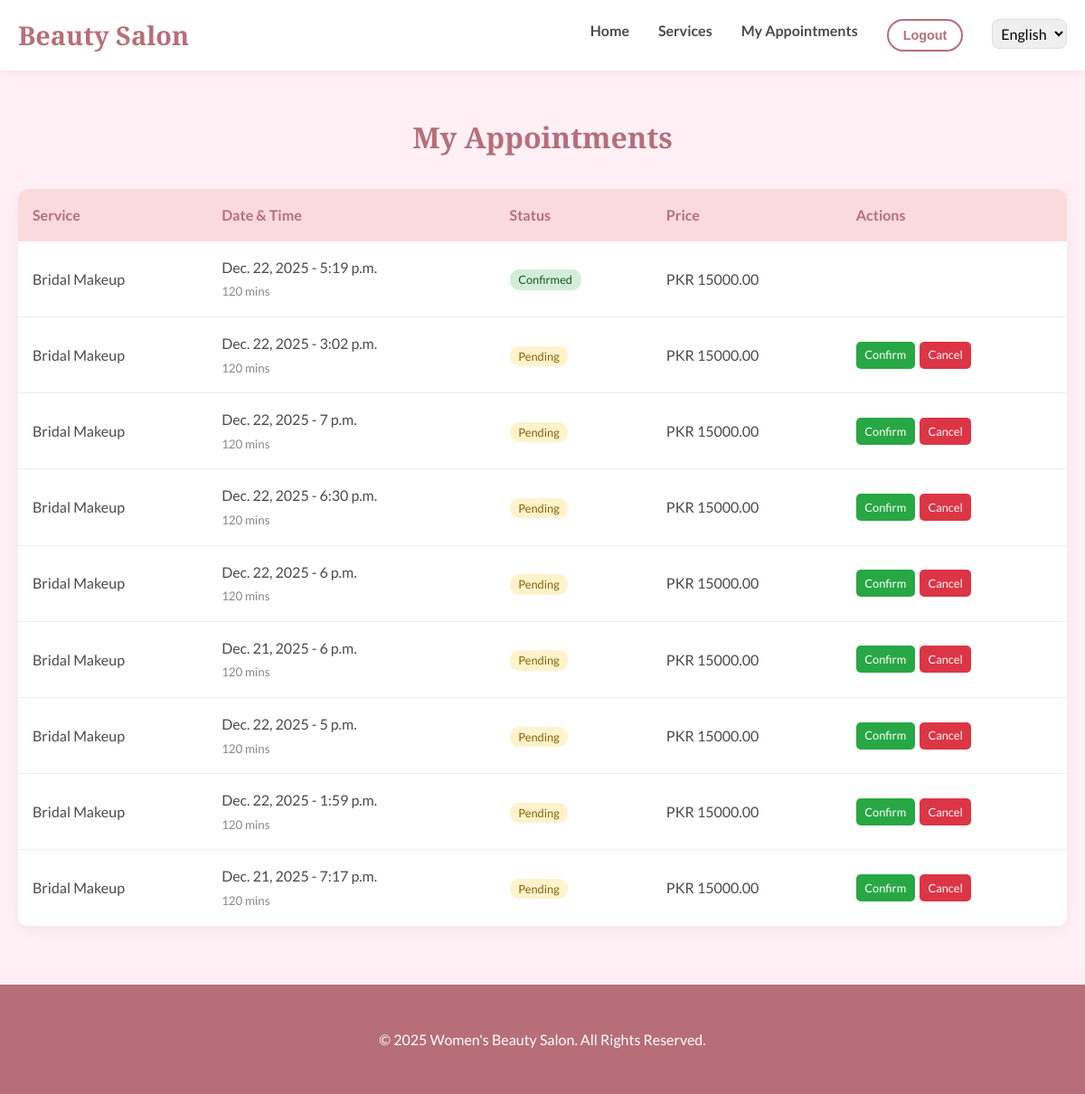
/appointments/dashboard/ (signed in), run on the app's committed database.
### appointments/models.py (models this page shows, shortened)
class Appointment(models.Model):
    STATUS_CHOICES = [
        ('PENDING', _('Pending')),
        ('CONFIRMED', _('Confirmed')),
        ('COMPLETED', _('Completed')),
        ('CANCELLED', _('Cancelled')),
    ]
    customer = models.ForeignKey(settings.AUTH_USER_MODEL, on_delete=models.CASCADE, related_name='appointments')
    package = models.ForeignKey('services.ServicePackage', on_delete=models.CASCADE)
    date = models.DateField()
    time = models.TimeField()
    duration = models.PositiveIntegerField(help_text=_("Duration in minutes"), editable=False) # Copied from package for history
    status = models.CharField(max_length=20, choices=STATUS_CHOICES, default='PENDING')
    notes = models.TextField(blank=True, null=True)
    created_at = models.DateTimeField(auto_now_add=True)
    updated_at = models.DateTimeField(auto_now=True)

### services/models.py (models this page shows, shortened)
class ServicePackage(models.Model):
    CATEGORY_CHOICES = [
        ('BRIDAL', _('Bridal')),
        ('HAIR', _('Hair Care')),
        ('SKIN', _('Skin Care')),
        ('MAKEUP', _('Makeup')),
        ('OTHER', _('Other')),
    ]
    name = models.CharField(max_length=100)
    description = models.TextField()
    category = models.CharField(max_length=20, choices=CATEGORY_CHOICES, default='OTHER')
    price = models.DecimalField(max_digits=10, decimal_places=2, help_text=_("Price in PKR"))
    duration = models.PositiveIntegerField(help_text=_("Duration in minutes"))
    image = models.ImageField(upload_to='packages/', blank=True, null=True)
    is_active = models.BooleanField(default=True)
    created_at = models.DateTimeField(auto_now_add=True)
    updated_at = models.DateTimeField(auto_now=True)
    class Meta:
        verbose_name = _("Service Package")
        verbose_name_plural = _("Service Packages")

### appointments/views.py (the view)
# urls.py: path('dashboard/', views.CustomerDashboardView.as_view(), name='dashboard'),
class CustomerDashboardView(LoginRequiredMixin, ListView):
    model = Appointment
    template_name = 'appointments/dashboard.html'
    context_object_name = 'appointments'
    def get_queryset(self):
        return Appointment.objects.filter(customer=self.request.user).order_by('-created_at')

### templates/appointments/dashboard.html (shortened to what this page needs)
{% extends 'base.html' %}
{% load i18n %}
{% block content %}
<div style="margin: 3rem 0;">
    <h1 style="text-align: center; margin-bottom: 2rem;">{% trans "My Appointments" %}</h1>
    <div style="background: white; border-radius: 12px; box-shadow: 0 4px 15px rgba(0,0,0,0.05); overflow: hidden;">
        <table style="width: 100%; border-collapse: collapse;">
            <thead>
                <tr style="background-color: var(--secondary-color); color: var(--primary-color);">
                    <th style="padding: 1rem; text-align: left;">{% trans "Service" %}</th>
                    <th style="padding: 1rem; text-align: left;">{% trans "Date & Time" %}</th>
                    <th style="padding: 1rem; text-align: left;">{% trans "Status" %}</th>
                    <th style="padding: 1rem; text-align: left;">{% trans "Price" %}</th>
                    <th style="padding: 1rem; text-align: left;">{% trans "Actions" %}</th>
                </tr>
            </thead>
            <tbody>
                {% for appointment in appointments %}
                <tr style="border-bottom: 1px solid #eee;">
                    <td style="padding: 1rem;">{{ appointment.package.name }}</td>
                    <td style="padding: 1rem;">
                        {{ appointment.date }} - {{ appointment.time }}<br>
                        <small style="color: #888;">{{ appointment.duration }} {% trans "mins" %}</small>
                    </td>
                    <td style="padding: 1rem;">
                        <span
                            class="status-badge {% if appointment.status == 'CONFIRMED' %}status-confirmed{% elif appointment.status == 'PENDING' %}status-pending{% elif appointment.status == 'CANCELLED' %}status-cancelled{% else %}status-default{% endif %}">
                            {{ appointment.get_status_display }}
                        </span>
                    </td>
                    <td style="padding: 1rem;">PKR {{ appointment.package.price }}</td>
                    <td style="padding: 1rem;">
                        {% if appointment.status == 'PENDING' %}
                        <div style="display: flex; gap: 5px;">
                            <a href="{% url 'appointments:approve_appointment' appointment.pk %}"
                                style="padding: 0.3rem 0.6rem; background: #28a745; color: white; border-radius: 5px; text-decoration: none; font-size: 0.8rem;">
                                {% trans "Confirm" %}
                            </a>
                            <a href="{% url 'appointments:cancel_appointment' appointment.pk %}"
                                style="padding: 0.3rem 0.6rem; background: #dc3545; color: white; border-radius: 5px; text-decoration: none; font-size: 0.8rem;">
                                {% trans "Cancel" %}
                            </a>
                        </div>
                        {% endif %}
                    </td>
                </tr>
                {% endfor %}
            </tbody>
        </table>
    </div>
</div>
{% endblock %}

### static/css/style.css (style rules this page uses)
:root { --primary-color: #B76E79; --primary-hover: #a35d68; --secondary-color: #FADADD; --accent-color: #D4AF37; --bg-color: #FFF0F5; --text-color: #4A4A4A; --white: #FFFFFF; --light-gray: #F5F5F5; --font-heading: 'Playfair Display', serif; --font-body: 'Lato', sans-serif; --container-padding: 20px; }
* { box-sizing: border_box; margin: 0; padding: 0; }
body { font-family: var(--font-body); font-size: 16px; line-height: 1.6; color: var(--text-color); background-color: var(--bg-color); }
h1, h2, h3, h4, h5, h6 { font-family: var(--font-heading); color: var(--primary-color); margin-bottom: 1rem; }
a { text-decoration: none; color: inherit; transition: color 0.3s ease; }

### templates/appointments/dashboard.html (style rules this page uses)
.status-badge { padding: 0.2rem 0.6rem; border-radius: 10px; font-size: 0.8rem; }
.status-confirmed { background: #d4edda; color: #155724; }
.status-pending { background: #fff3cd; color: #856404; }

### data on the page
Appointment: package.name "Bridal Makeup", date "Dec. 22, 2025", time "5:19 p.m.", duration "120", status "Confirmed", package.price "15000.00"
Appointment: package.name "Bridal Makeup", date "Dec. 22, 2025", time "3:02 p.m.", duration "120", status "Pending", package.price "15000.00"
Appointment: package.name "Bridal Makeup", date "Dec. 22, 2025", time "7 p.m.", duration "120", status "Pending", package.price "15000.00"
Appointment: package.name "Bridal Makeup", date "Dec. 22, 2025", time "6:30 p.m.", duration "120", status "Pending", package.price "15000.00"
Appointment: package.name "Bridal Makeup", date "Dec. 22, 2025", time "6 p.m.", duration "120", status "Pending", package.price "15000.00"
Appointment: package.name "Bridal Makeup", date "Dec. 21, 2025", time "6 p.m.", duration "120", status "Pending", package.price "15000.00"
Appointment: package.name "Bridal Makeup", date "Dec. 22, 2025", time "5 p.m.", duration "120", status "Pending", package.price "15000.00"
Appointment: package.name "Bridal Makeup", date "Dec. 22, 2025", time "1:59 p.m.", duration "120", status "Pending", package.price "15000.00"
Appointment: package.name "Bridal Makeup", date "Dec. 21, 2025", time "7:17 p.m.", duration "120", status "Pending", package.price "15000.00"

### other printed values
form field language "English"
